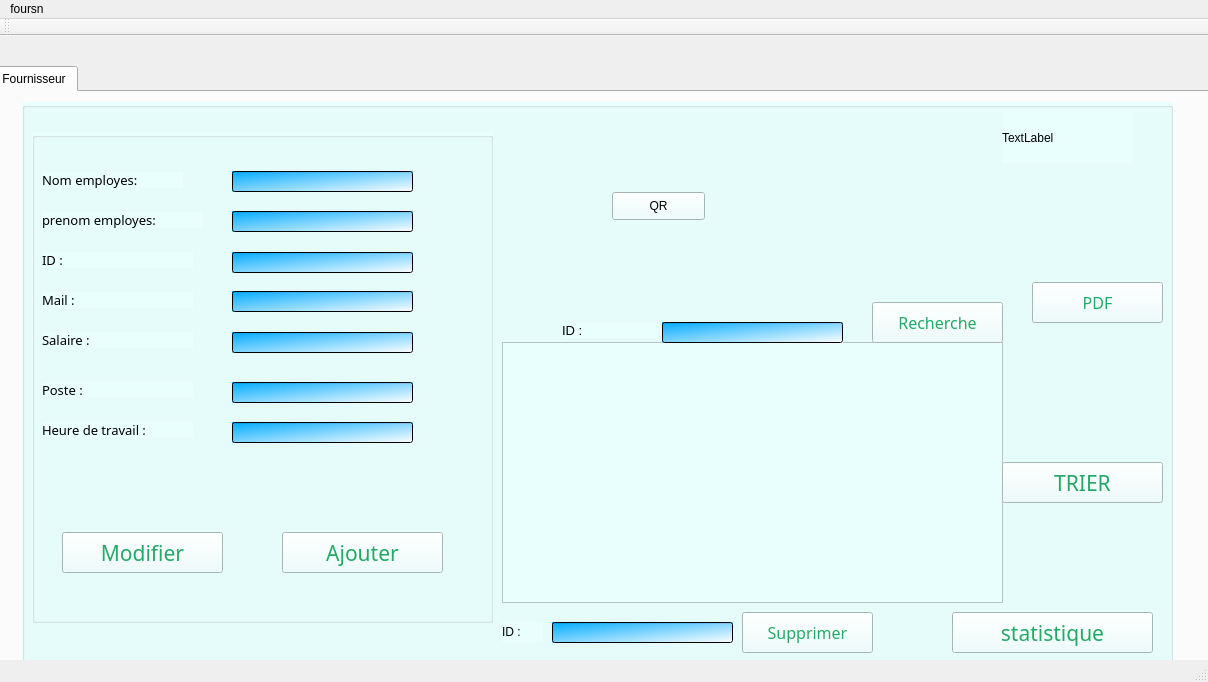
<?xml version="1.0" encoding="UTF-8"?>
<ui version="4.0">
 <class>MainWindow</class>
 <widget class="QMainWindow" name="MainWindow">
  <property name="geometry">
   <rect>
    <x>0</x>
    <y>0</y>
    <width>1208</width>
    <height>682</height>
   </rect>
  </property>
  <property name="windowTitle">
   <string>Gestion des Sponsors</string>
  </property>
  <widget class="QWidget" name="centralWidget">
   <widget class="QTabWidget" name="tabSponsor">
    <property name="geometry">
     <rect>
      <x>-10</x>
      <y>30</y>
      <width>1231</width>
      <height>611</height>
     </rect>
    </property>
    <property name="styleSheet">
     <string notr="true"/>
    </property>
    <property name="currentIndex">
     <number>0</number>
    </property>
    <widget class="QWidget" name="tab">
     <attribute name="title">
      <string>Fournisseur</string>
     </attribute>
     <widget class="QGroupBox" name="groupBox_3">
      <property name="geometry">
       <rect>
        <x>30</x>
        <y>10</y>
        <width>1151</width>
        <height>571</height>
       </rect>
      </property>
      <property name="styleSheet">
       <string notr="true">background-color: rgb(255, 255, 238);
background-color: rgb(233, 255, 254);</string>
      </property>
      <property name="title">
       <string/>
      </property>
      <widget class="QTableView" name="tab_employes">
       <property name="geometry">
        <rect>
         <x>480</x>
         <y>240</y>
         <width>501</width>
         <height>261</height>
        </rect>
       </property>
       <property name="styleSheet">
        <string notr="true"/>
       </property>
      </widget>
      <widget class="QGroupBox" name="groupBox">
       <property name="geometry">
        <rect>
         <x>10</x>
         <y>30</y>
         <width>461</width>
         <height>491</height>
        </rect>
       </property>
       <property name="styleSheet">
        <string notr="true"/>
       </property>
       <property name="title">
        <string/>
       </property>
       <widget class="QLabel" name="label_ID">
        <property name="geometry">
         <rect>
          <x>10</x>
          <y>40</y>
          <width>141</width>
          <height>16</height>
         </rect>
        </property>
        <property name="font">
         <font>
          <family>OCR A Extended</family>
          <pointsize>10</pointsize>
         </font>
        </property>
        <property name="text">
         <string>Nom employes:</string>
        </property>
       </widget>
       <widget class="QLabel" name="label_Nom">
        <property name="geometry">
         <rect>
          <x>10</x>
          <y>80</y>
          <width>161</width>
          <height>16</height>
         </rect>
        </property>
        <property name="font">
         <font>
          <family>OCR A Extended</family>
          <pointsize>10</pointsize>
         </font>
        </property>
        <property name="text">
         <string>prenom employes:</string>
        </property>
       </widget>
       <widget class="QLabel" name="label_Adr">
        <property name="geometry">
         <rect>
          <x>10</x>
          <y>120</y>
          <width>151</width>
          <height>16</height>
         </rect>
        </property>
        <property name="font">
         <font>
          <family>OCR A Extended</family>
          <pointsize>10</pointsize>
         </font>
        </property>
        <property name="text">
         <string>ID :</string>
        </property>
       </widget>
       <widget class="QLineEdit" name="lineEdit_nomE">
        <property name="geometry">
         <rect>
          <x>200</x>
          <y>39</y>
          <width>181</width>
          <height>21</height>
         </rect>
        </property>
        <property name="styleSheet">
         <string notr="true">border-color: qconicalgradient(cx:0.5, cy:0.5, angle:0, stop:0 rgba(35, 40, 3, 255), stop:0.16 rgba(136, 106, 22, 255), stop:0.225 rgba(166, 140, 41, 255), stop:0.285 rgba(204, 181, 74, 255), stop:0.345 rgba(235, 219, 102, 255), stop:0.415 rgba(245, 236, 112, 255), stop:0.52 rgba(209, 190, 76, 255), stop:0.57 rgba(187, 156, 51, 255), stop:0.635 rgba(168, 142, 42, 255), stop:0.695 rgba(202, 174, 68, 255), stop:0.75 rgba(218, 202, 86, 255), stop:0.815 rgba(208, 187, 73, 255), stop:0.88 rgba(187, 156, 51, 255), stop:0.935 rgba(137, 108, 26, 255), stop:1 rgba(35, 40, 3, 255));
background-color: qlineargradient(spread:pad, x1:0, y1:0, x2:1, y2:1, stop:0 rgba(0, 170, 255, 255), stop:1 rgba(255, 255, 255, 255));</string>
        </property>
       </widget>
       <widget class="QLineEdit" name="lineEdit_PrenomE">
        <property name="geometry">
         <rect>
          <x>200</x>
          <y>79</y>
          <width>181</width>
          <height>21</height>
         </rect>
        </property>
        <property name="styleSheet">
         <string notr="true">background-color: rgb(255, 255, 207);
background-color: qlineargradient(spread:pad, x1:0, y1:0, x2:1, y2:1, stop:0 rgba(0, 170, 255, 255), stop:1 rgba(255, 255, 255, 255));</string>
        </property>
        <property name="inputMethodHints">
         <set>Qt::ImhNone</set>
        </property>
       </widget>
       <widget class="QPushButton" name="pb_ajouter">
        <property name="geometry">
         <rect>
          <x>250</x>
          <y>400</y>
          <width>161</width>
          <height>41</height>
         </rect>
        </property>
        <property name="font">
         <font>
          <family>OCR A Extended</family>
          <pointsize>16</pointsize>
         </font>
        </property>
        <property name="autoFillBackground">
         <bool>false</bool>
        </property>
        <property name="styleSheet">
         <string notr="true">
color: rgb(35, 170, 102);
</string>
        </property>
        <property name="text">
         <string>Ajouter</string>
        </property>
       </widget>
       <widget class="QLabel" name="label_Adr_2">
        <property name="geometry">
         <rect>
          <x>10</x>
          <y>160</y>
          <width>151</width>
          <height>16</height>
         </rect>
        </property>
        <property name="font">
         <font>
          <family>OCR A Extended</family>
          <pointsize>10</pointsize>
         </font>
        </property>
        <property name="text">
         <string>Mail :</string>
        </property>
       </widget>
       <widget class="QLineEdit" name="lineEdit_mail">
        <property name="geometry">
         <rect>
          <x>200</x>
          <y>159</y>
          <width>181</width>
          <height>21</height>
         </rect>
        </property>
        <property name="styleSheet">
         <string notr="true">background-color: qlineargradient(spread:pad, x1:0, y1:0, x2:1, y2:1, stop:0 rgba(0, 170, 255, 255), stop:1 rgba(255, 255, 255, 255));</string>
        </property>
       </widget>
       <widget class="QPushButton" name="pb_modifier">
        <property name="geometry">
         <rect>
          <x>30</x>
          <y>400</y>
          <width>161</width>
          <height>41</height>
         </rect>
        </property>
        <property name="font">
         <font>
          <family>OCR A Extended</family>
          <pointsize>16</pointsize>
         </font>
        </property>
        <property name="autoFillBackground">
         <bool>false</bool>
        </property>
        <property name="styleSheet">
         <string notr="true">
color: rgb(35, 170, 102);
</string>
        </property>
        <property name="text">
         <string>Modifier</string>
        </property>
       </widget>
       <widget class="QPushButton" name="pushButton_2">
        <property name="geometry">
         <rect>
          <x>520</x>
          <y>210</y>
          <width>181</width>
          <height>31</height>
         </rect>
        </property>
        <property name="text">
         <string>Séléctionnez une image</string>
        </property>
       </widget>
       <widget class="QLabel" name="label_img_2">
        <property name="geometry">
         <rect>
          <x>540</x>
          <y>250</y>
          <width>161</width>
          <height>161</height>
         </rect>
        </property>
        <property name="styleSheet">
         <string notr="true">capacity:10%;</string>
        </property>
        <property name="text">
         <string/>
        </property>
       </widget>
       <widget class="QLineEdit" name="lineEdit_salaire">
        <property name="geometry">
         <rect>
          <x>200</x>
          <y>200</y>
          <width>181</width>
          <height>21</height>
         </rect>
        </property>
        <property name="styleSheet">
         <string notr="true">background-color: qlineargradient(spread:pad, x1:0, y1:0, x2:1, y2:1, stop:0 rgba(0, 170, 255, 255), stop:1 rgba(255, 255, 255, 255));</string>
        </property>
       </widget>
       <widget class="QLabel" name="label_Adr_3">
        <property name="geometry">
         <rect>
          <x>10</x>
          <y>200</y>
          <width>151</width>
          <height>16</height>
         </rect>
        </property>
        <property name="font">
         <font>
          <family>OCR A Extended</family>
          <pointsize>10</pointsize>
         </font>
        </property>
        <property name="text">
         <string>Salaire :</string>
        </property>
       </widget>
       <widget class="QLabel" name="label_Adr_4">
        <property name="geometry">
         <rect>
          <x>10</x>
          <y>290</y>
          <width>151</width>
          <height>16</height>
         </rect>
        </property>
        <property name="font">
         <font>
          <family>OCR A Extended</family>
          <pointsize>10</pointsize>
         </font>
        </property>
        <property name="text">
         <string>Heure de travail : </string>
        </property>
       </widget>
       <widget class="QLabel" name="label_Adr_5">
        <property name="geometry">
         <rect>
          <x>10</x>
          <y>250</y>
          <width>151</width>
          <height>16</height>
         </rect>
        </property>
        <property name="font">
         <font>
          <family>OCR A Extended</family>
          <pointsize>10</pointsize>
         </font>
        </property>
        <property name="text">
         <string>Poste :</string>
        </property>
       </widget>
       <widget class="QLineEdit" name="lineEdit_poste">
        <property name="geometry">
         <rect>
          <x>200</x>
          <y>250</y>
          <width>181</width>
          <height>21</height>
         </rect>
        </property>
        <property name="styleSheet">
         <string notr="true">background-color: qlineargradient(spread:pad, x1:0, y1:0, x2:1, y2:1, stop:0 rgba(0, 170, 255, 255), stop:1 rgba(255, 255, 255, 255));</string>
        </property>
       </widget>
       <widget class="QLineEdit" name="lineEdit_HDT">
        <property name="geometry">
         <rect>
          <x>200</x>
          <y>290</y>
          <width>181</width>
          <height>21</height>
         </rect>
        </property>
        <property name="styleSheet">
         <string notr="true">background-color: qlineargradient(spread:pad, x1:0, y1:0, x2:1, y2:1, stop:0 rgba(0, 170, 255, 255), stop:1 rgba(255, 255, 255, 255));</string>
        </property>
       </widget>
       <widget class="QLineEdit" name="lineEdit_ID">
        <property name="geometry">
         <rect>
          <x>200</x>
          <y>120</y>
          <width>181</width>
          <height>21</height>
         </rect>
        </property>
        <property name="styleSheet">
         <string notr="true">background-color: rgb(255, 255, 207);
background-color: qlineargradient(spread:pad, x1:0, y1:0, x2:1, y2:1, stop:0 rgba(0, 170, 255, 255), stop:1 rgba(255, 255, 255, 255));</string>
        </property>
        <property name="inputMethodHints">
         <set>Qt::ImhNone</set>
        </property>
       </widget>
      </widget>
      <widget class="QLineEdit" name="lineEdit_id_sup">
       <property name="geometry">
        <rect>
         <x>530</x>
         <y>520</y>
         <width>181</width>
         <height>21</height>
        </rect>
       </property>
       <property name="styleSheet">
        <string notr="true">background-color: qlineargradient(spread:pad, x1:0, y1:0, x2:1, y2:1, stop:0 rgba(0, 170, 255, 255), stop:1 rgba(255, 255, 255, 255));</string>
       </property>
       <property name="text">
        <string/>
       </property>
      </widget>
      <widget class="QPushButton" name="pb_supp">
       <property name="geometry">
        <rect>
         <x>720</x>
         <y>510</y>
         <width>131</width>
         <height>41</height>
        </rect>
       </property>
       <property name="font">
        <font>
         <family>OCR A Extended</family>
         <pointsize>12</pointsize>
        </font>
       </property>
       <property name="styleSheet">
        <string notr="true">color: rgb(35, 170, 102);</string>
       </property>
       <property name="text">
        <string>Supprimer</string>
       </property>
      </widget>
      <widget class="QLabel" name="label">
       <property name="geometry">
        <rect>
         <x>480</x>
         <y>520</y>
         <width>41</width>
         <height>20</height>
        </rect>
       </property>
       <property name="font">
        <font>
         <pointsize>9</pointsize>
        </font>
       </property>
       <property name="text">
        <string>ID :</string>
       </property>
      </widget>
      <widget class="QLabel" name="label_recherche">
       <property name="geometry">
        <rect>
         <x>540</x>
         <y>220</y>
         <width>131</width>
         <height>16</height>
        </rect>
       </property>
       <property name="font">
        <font>
         <family>MS Shell Dlg 2</family>
         <pointsize>10</pointsize>
        </font>
       </property>
       <property name="text">
        <string>ID :</string>
       </property>
      </widget>
      <widget class="QLineEdit" name="lineEdit_recherche">
       <property name="geometry">
        <rect>
         <x>640</x>
         <y>220</y>
         <width>181</width>
         <height>21</height>
        </rect>
       </property>
       <property name="styleSheet">
        <string notr="true">border-color: qconicalgradient(cx:0.5, cy:0.5, angle:0, stop:0 rgba(35, 40, 3, 255), stop:0.16 rgba(136, 106, 22, 255), stop:0.225 rgba(166, 140, 41, 255), stop:0.285 rgba(204, 181, 74, 255), stop:0.345 rgba(235, 219, 102, 255), stop:0.415 rgba(245, 236, 112, 255), stop:0.52 rgba(209, 190, 76, 255), stop:0.57 rgba(187, 156, 51, 255), stop:0.635 rgba(168, 142, 42, 255), stop:0.695 rgba(202, 174, 68, 255), stop:0.75 rgba(218, 202, 86, 255), stop:0.815 rgba(208, 187, 73, 255), stop:0.88 rgba(187, 156, 51, 255), stop:0.935 rgba(137, 108, 26, 255), stop:1 rgba(35, 40, 3, 255));
background-color: qlineargradient(spread:pad, x1:0, y1:0, x2:1, y2:1, stop:0 rgba(0, 170, 255, 255), stop:1 rgba(255, 255, 255, 255));</string>
       </property>
      </widget>
      <widget class="QPushButton" name="pb_recherche">
       <property name="geometry">
        <rect>
         <x>850</x>
         <y>200</y>
         <width>131</width>
         <height>41</height>
        </rect>
       </property>
       <property name="font">
        <font>
         <family>OCR A Extended</family>
         <pointsize>12</pointsize>
        </font>
       </property>
       <property name="styleSheet">
        <string notr="true">color: rgb(216, 191, 0);
color: rgb(35, 170, 102);</string>
       </property>
       <property name="text">
        <string>Recherche</string>
       </property>
      </widget>
      <widget class="QLabel" name="countdown">
       <property name="geometry">
        <rect>
         <x>980</x>
         <y>10</y>
         <width>131</width>
         <height>51</height>
        </rect>
       </property>
       <property name="text">
        <string>TextLabel</string>
       </property>
      </widget>
      <widget class="QPushButton" name="pb_trier">
       <property name="geometry">
        <rect>
         <x>980</x>
         <y>360</y>
         <width>161</width>
         <height>41</height>
        </rect>
       </property>
       <property name="font">
        <font>
         <family>OCR A Extended</family>
         <pointsize>16</pointsize>
        </font>
       </property>
       <property name="autoFillBackground">
        <bool>false</bool>
       </property>
       <property name="styleSheet">
        <string notr="true">
color: rgb(35, 170, 102);
</string>
       </property>
       <property name="text">
        <string>TRIER</string>
       </property>
      </widget>
      <widget class="QPushButton" name="pb_pdf">
       <property name="geometry">
        <rect>
         <x>1010</x>
         <y>180</y>
         <width>131</width>
         <height>41</height>
        </rect>
       </property>
       <property name="font">
        <font>
         <family>OCR A Extended</family>
         <pointsize>12</pointsize>
        </font>
       </property>
       <property name="styleSheet">
        <string notr="true">color: rgb(216, 191, 0);
color: rgb(35, 170, 102);</string>
       </property>
       <property name="text">
        <string>PDF</string>
       </property>
      </widget>
      <widget class="QPushButton" name="pb_showStatsButton">
       <property name="geometry">
        <rect>
         <x>930</x>
         <y>510</y>
         <width>201</width>
         <height>41</height>
        </rect>
       </property>
       <property name="font">
        <font>
         <family>OCR A Extended</family>
         <pointsize>16</pointsize>
        </font>
       </property>
       <property name="autoFillBackground">
        <bool>false</bool>
       </property>
       <property name="styleSheet">
        <string notr="true">
color: rgb(35, 170, 102);
</string>
       </property>
       <property name="text">
        <string>statistique</string>
       </property>
      </widget>
      <widget class="QPushButton" name="pb_qr">
       <property name="geometry">
        <rect>
         <x>590</x>
         <y>90</y>
         <width>93</width>
         <height>28</height>
        </rect>
       </property>
       <property name="text">
        <string>QR</string>
       </property>
      </widget>
     </widget>
    </widget>
   </widget>
  </widget>
  <widget class="QMenuBar" name="menuBar">
   <property name="geometry">
    <rect>
     <x>0</x>
     <y>0</y>
     <width>1208</width>
     <height>26</height>
    </rect>
   </property>
   <widget class="QMenu" name="menuSponsor">
    <property name="title">
     <string>foursn</string>
    </property>
    <addaction name="separator"/>
    <addaction name="actionNew"/>
    <addaction name="actionGen_rer_PDF"/>
    <addaction name="actionStatistiques"/>
    <addaction name="actionExit"/>
   </widget>
   <addaction name="menuSponsor"/>
  </widget>
  <widget class="QToolBar" name="mainToolBar">
   <attribute name="toolBarArea">
    <enum>TopToolBarArea</enum>
   </attribute>
   <attribute name="toolBarBreak">
    <bool>false</bool>
   </attribute>
  </widget>
  <widget class="QStatusBar" name="statusBar"/>
  <action name="actionNew">
   <property name="icon">
    <iconset>
     <normaloff>../../design/new icon.png</normaloff>../../design/new icon.png</iconset>
   </property>
   <property name="text">
    <string>New</string>
   </property>
  </action>
  <action name="actionExit">
   <property name="icon">
    <iconset>
     <normaloff>../../design/close-icon.png</normaloff>../../design/close-icon.png</iconset>
   </property>
   <property name="text">
    <string>Exit</string>
   </property>
  </action>
  <action name="actionGen_rer_PDF">
   <property name="icon">
    <iconset>
     <normaloff>../../design/pdf_icon.png</normaloff>../../design/pdf_icon.png</iconset>
   </property>
   <property name="text">
    <string>Genérer PDF</string>
   </property>
  </action>
  <action name="actionStatistiques">
   <property name="icon">
    <iconset>
     <normaloff>../../design/stats.png</normaloff>../../design/stats.png</iconset>
   </property>
   <property name="text">
    <string>Statistiques</string>
   </property>
  </action>
 </widget>
 <layoutdefault spacing="6" margin="11"/>
 <resources/>
 <connections/>
</ui>
